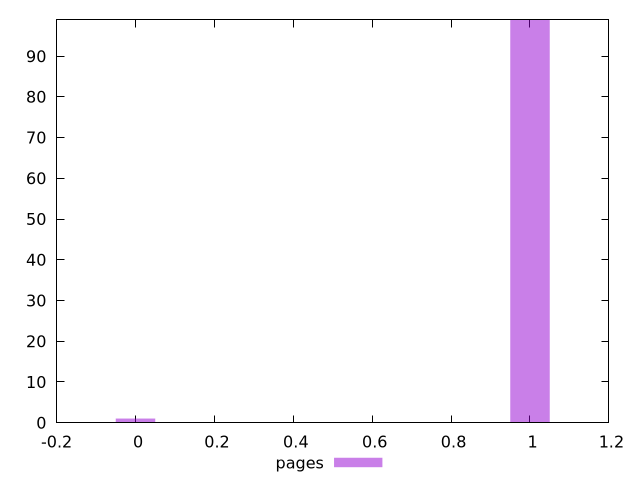

Recreate this plot in gnuplot.
$_pages <<EOF
1 99
0 1
EOF
set key outside below
set terminal pngcairo
set output "report_00005_2020-11-02T22-26-11.212Z/offscreen-images/pages//hist.png"
set yrange [0:99]
set boxwidth 0.1
set style fill transparent solid 0.5 noborder
plot $_pages title "pages" with boxes ,
